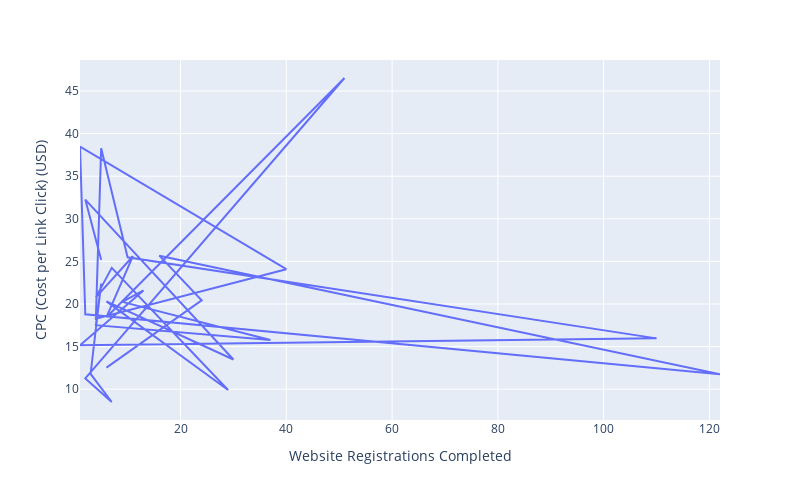

Notebook code for this chart:
### Code cell
fig = px.line(grouped, x= 'Website Registrations Completed', y= 'CPC (Cost per Link Click) (USD)',
              height=500, width=800)
fig.show()

### Figure 1 — Plotly figure (JSON) as saved in the notebook; plotly's stock layout.template omitted (floating-point values rounded to 4 significant figures)
{"data": [{"hoverlabel": {"namelength": 0}, "hovertemplate": "Website Registrations Completed=%{x}<br>CPC (Cost per Link Click) (USD)=%{y}", "legendgroup": "", "line": {"color": "#636efa", "dash": "solid"}, "mode": "lines", "name": "", "showlegend": false, "type": "scatter", "x": [6, 24, 16, 122, 2, 1, 40, 4, 5, 10, 110, 1, 13, 9, 37, 4, 5, 3, 7, 2, 51, 6, 11, 4, 7, 29, 6, 30, 2, 5], "xaxis": "x", "y": [12.53, 20.42, 25.67, 11.76, 18.8, 38.48, 24.08, 18.27, 38.29, 25.48, 15.96, 15.15, 21.58, 20.25, 15.76, 17.51, 22.39, 11.79, 8.493, 11.26, 46.53, 18.45, 25.61, 20.78, 24.24, 9.908, 20.31, 13.48, 32.26, 25.2], "yaxis": "y"}], "layout": {"height": 500, "legend": {"tracegroupgap": 0}, "margin": {"t": 60}, "width": 800, "xaxis": {"anchor": "y", "domain": [0, 1], "title": {"text": "Website Registrations Completed"}}, "yaxis": {"anchor": "x", "domain": [0, 1], "title": {"text": "CPC (Cost per Link Click) (USD)"}}}}
